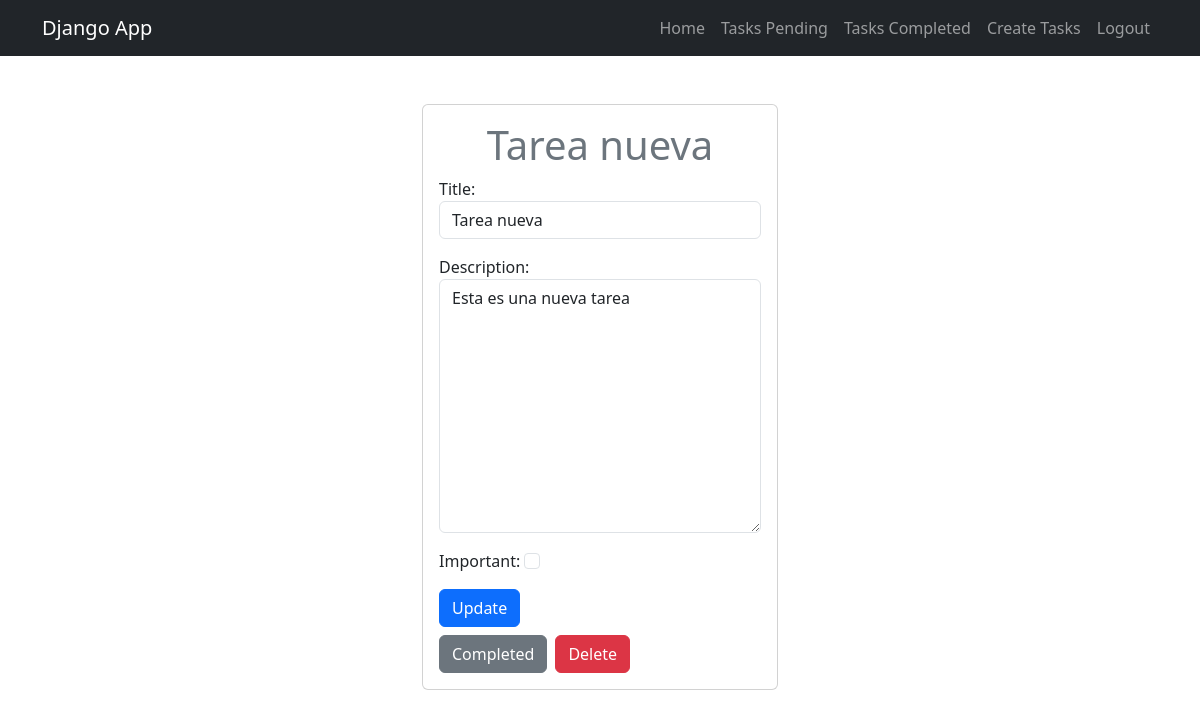
Page /tasks/detail/5/ (signed in) on the earlier database version.
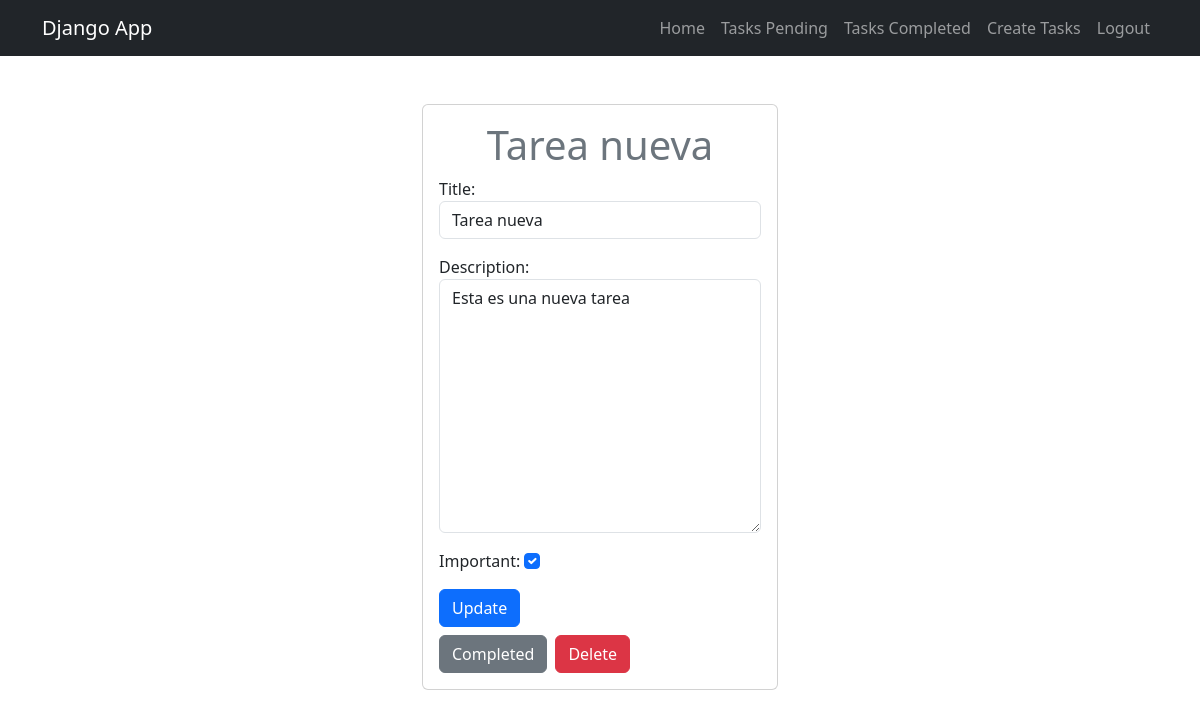
Same page on the later database version.
### tasks/models.py (models this page shows, shortened)
class Task(models.Model):
    title = models.CharField(max_length=100)
    description = models.TextField(blank=True)
    created = models.DateTimeField(auto_now_add=True)
    datecompleted = models.DateTimeField(null=True, blank=True)
    important = models.BooleanField(default=False)
    user = models.ForeignKey(User, on_delete=models.CASCADE)

### tasks/views.py (the view, shortened to what this page needs)
# urls.py: path('tasks/detail/<int:task_id>/', views.task_detail, name='task_detail'),
@login_required
def task_detail(request, task_id):
    if request.method == 'GET':
        task = get_object_or_404(Task, pk=task_id, user=request.user)
        form = TaskForm(instance=task)
        return render(request, 'task_detail.html', {'task': task, 'form': form})

### tasks/forms.py
class TaskForm(forms.ModelForm):
    class Meta:
        model = Task
        fields = ['title', 'description', 'important']
        widgets = {
            'title': forms.TextInput(attrs={'class': 'form-control', 'placeholder': 'Write title'}),
            'description': forms.Textarea(attrs={'class': 'form-control', 'placeholder': 'Write description'}),
            'important': forms.CheckboxInput(attrs={'class': 'form-check-input'}),
        }

### tasks/templates/task_detail.html (shortened to what this page needs)
{% extends 'base.html' %}
{% block content %}
<main class="container">
    <div class="row">
        <div class="col-md-4 offset-md-4">
            <div class="card card-body mt-5">
                <h1 class="text-secondary text-center">{{task.title}}</h1>
                <form method="POST">
                    {{form.as_p}}
                    <button class="btn btn-primary">
                        Update
                    </button>
                </form>
                <div class="mt-2 d-flex">
                    <form action="{% url 'complete_task' task.id %}" method="POST">
                        <button class="btn btn-secondary">
                            Completed
                        </button>
                    </form>
                    <form action="{% url 'delete_task' task.id %}" method="POST">
                        <button class="btn btn-danger ms-2">
                            Delete
                        </button>
                    </form>
                </div>
            </div>
        </div>
    </div>
</main>
{% endblock %}

Differences in the rows shown:
changed Task "Tarea nueva": important "☐" → "☑"
